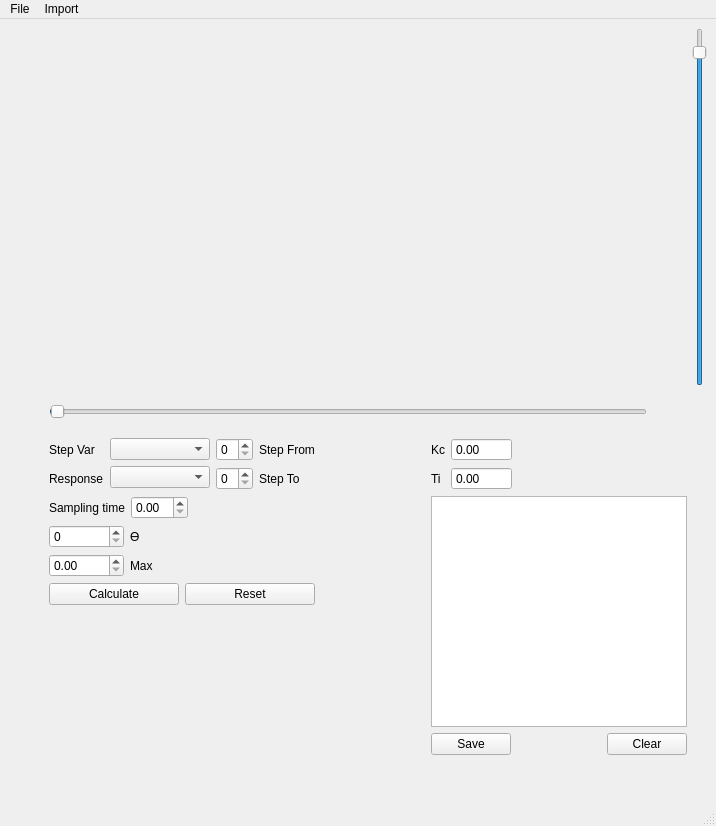
<?xml version="1.0" encoding="UTF-8"?>
<ui version="4.0">
 <class>MainWindow</class>
 <widget class="QMainWindow" name="MainWindow">
  <property name="geometry">
   <rect>
    <x>0</x>
    <y>0</y>
    <width>716</width>
    <height>826</height>
   </rect>
  </property>
  <property name="windowTitle">
   <string>PI - SIMC tuner</string>
  </property>
  <widget class="QWidget" name="centralwidget">
   <layout class="QHBoxLayout" name="horizontalLayout_21">
    <item>
     <layout class="QVBoxLayout" name="verticalLayout_9">
      <item>
       <layout class="QHBoxLayout" name="horizontalLayout_10">
        <item>
         <widget class="QWidget" name="wi_plot" native="true">
          <property name="minimumSize">
           <size>
            <width>600</width>
            <height>0</height>
           </size>
          </property>
         </widget>
        </item>
        <item>
         <spacer name="Dw_area_vertical_spacer">
          <property name="orientation">
           <enum>Qt::Vertical</enum>
          </property>
          <property name="sizeType">
           <enum>QSizePolicy::Expanding</enum>
          </property>
          <property name="sizeHint" stdset="0">
           <size>
            <width>20</width>
            <height>358</height>
           </size>
          </property>
         </spacer>
        </item>
        <item>
         <widget class="QSlider" name="MaxValueSlider">
          <property name="maximum">
           <number>100</number>
          </property>
          <property name="sliderPosition">
           <number>95</number>
          </property>
          <property name="orientation">
           <enum>Qt::Vertical</enum>
          </property>
         </widget>
        </item>
       </layout>
      </item>
      <item>
       <layout class="QHBoxLayout" name="horizontalLayout_14">
        <item>
         <layout class="QHBoxLayout" name="horizontalLayout_4">
          <item>
           <spacer name="horizontalSpacer_6">
            <property name="orientation">
             <enum>Qt::Horizontal</enum>
            </property>
            <property name="sizeType">
             <enum>QSizePolicy::Minimum</enum>
            </property>
            <property name="sizeHint" stdset="0">
             <size>
              <width>40</width>
              <height>20</height>
             </size>
            </property>
           </spacer>
          </item>
          <item>
           <widget class="QSlider" name="ResponseValueSlider">
            <property name="maximum">
             <number>8000</number>
            </property>
            <property name="sliderPosition">
             <number>10</number>
            </property>
            <property name="orientation">
             <enum>Qt::Horizontal</enum>
            </property>
           </widget>
          </item>
          <item>
           <spacer name="horizontalSpacer_4">
            <property name="orientation">
             <enum>Qt::Horizontal</enum>
            </property>
            <property name="sizeType">
             <enum>QSizePolicy::Minimum</enum>
            </property>
            <property name="sizeHint" stdset="0">
             <size>
              <width>40</width>
              <height>20</height>
             </size>
            </property>
           </spacer>
          </item>
         </layout>
        </item>
        <item>
         <spacer name="verticalSpacer_3">
          <property name="orientation">
           <enum>Qt::Vertical</enum>
          </property>
          <property name="sizeType">
           <enum>QSizePolicy::Fixed</enum>
          </property>
          <property name="sizeHint" stdset="0">
           <size>
            <width>20</width>
            <height>40</height>
           </size>
          </property>
         </spacer>
        </item>
       </layout>
      </item>
      <item>
       <layout class="QHBoxLayout" name="horizontalLayout_16">
        <item>
         <layout class="QHBoxLayout" name="horizontalLayout_13">
          <item>
           <spacer name="horizontalSpacer_2">
            <property name="orientation">
             <enum>Qt::Horizontal</enum>
            </property>
            <property name="sizeType">
             <enum>QSizePolicy::Minimum</enum>
            </property>
            <property name="sizeHint" stdset="0">
             <size>
              <width>40</width>
              <height>20</height>
             </size>
            </property>
           </spacer>
          </item>
          <item>
           <layout class="QVBoxLayout" name="verticalLayout_6">
            <item>
             <layout class="QVBoxLayout" name="verticalLayout_4">
              <item>
               <layout class="QHBoxLayout" name="horizontalLayout_11">
                <item>
                 <layout class="QHBoxLayout" name="horizontalLayout">
                  <item>
                   <layout class="QVBoxLayout" name="verticalLayout_2">
                    <item>
                     <widget class="QLabel" name="step_var_layout">
                      <property name="text">
                       <string>Step Var</string>
                      </property>
                     </widget>
                    </item>
                    <item>
                     <widget class="QLabel" name="Response_var_layout">
                      <property name="text">
                       <string>Response</string>
                      </property>
                     </widget>
                    </item>
                   </layout>
                  </item>
                  <item>
                   <layout class="QVBoxLayout" name="verticalLayout">
                    <item>
                     <widget class="QComboBox" name="StepVarBox">
                      <property name="minimumSize">
                       <size>
                        <width>100</width>
                        <height>0</height>
                       </size>
                      </property>
                      <property name="sizeAdjustPolicy">
                       <enum>QComboBox::AdjustToMinimumContentsLength</enum>
                      </property>
                     </widget>
                    </item>
                    <item>
                     <widget class="QComboBox" name="ResponseVarBox">
                      <property name="minimumSize">
                       <size>
                        <width>100</width>
                        <height>0</height>
                       </size>
                      </property>
                      <property name="sizeAdjustPolicy">
                       <enum>QComboBox::AdjustToMinimumContentsLength</enum>
                      </property>
                     </widget>
                    </item>
                   </layout>
                  </item>
                 </layout>
                </item>
                <item>
                 <layout class="QVBoxLayout" name="verticalLayout_3">
                  <item>
                   <layout class="QHBoxLayout" name="horizontalLayout_7">
                    <item>
                     <widget class="QSpinBox" name="sB_from">
                      <property name="minimumSize">
                       <size>
                        <width>37</width>
                        <height>0</height>
                       </size>
                      </property>
                      <property name="maximumSize">
                       <size>
                        <width>37</width>
                        <height>16777215</height>
                       </size>
                      </property>
                     </widget>
                    </item>
                    <item>
                     <widget class="QLabel" name="label_3">
                      <property name="text">
                       <string>Step From</string>
                      </property>
                     </widget>
                    </item>
                   </layout>
                  </item>
                  <item>
                   <layout class="QHBoxLayout" name="horizontalLayout_8">
                    <item>
                     <widget class="QSpinBox" name="sB_to">
                      <property name="minimumSize">
                       <size>
                        <width>37</width>
                        <height>0</height>
                       </size>
                      </property>
                      <property name="maximumSize">
                       <size>
                        <width>37</width>
                        <height>16777215</height>
                       </size>
                      </property>
                     </widget>
                    </item>
                    <item>
                     <widget class="QLabel" name="label_4">
                      <property name="text">
                       <string>Step To</string>
                      </property>
                     </widget>
                    </item>
                   </layout>
                  </item>
                 </layout>
                </item>
               </layout>
              </item>
              <item>
               <layout class="QHBoxLayout" name="horizontalLayout_12">
                <item>
                 <layout class="QHBoxLayout" name="horizontalLayout_9">
                  <item>
                   <widget class="QLabel" name="label_5">
                    <property name="text">
                     <string>Sampling time</string>
                    </property>
                   </widget>
                  </item>
                  <item>
                   <widget class="QDoubleSpinBox" name="Sb_sampling_time"/>
                  </item>
                 </layout>
                </item>
                <item>
                 <spacer name="horizontalSpacer_5">
                  <property name="orientation">
                   <enum>Qt::Horizontal</enum>
                  </property>
                  <property name="sizeType">
                   <enum>QSizePolicy::MinimumExpanding</enum>
                  </property>
                  <property name="sizeHint" stdset="0">
                   <size>
                    <width>40</width>
                    <height>20</height>
                   </size>
                  </property>
                 </spacer>
                </item>
               </layout>
              </item>
             </layout>
            </item>
            <item>
             <layout class="QVBoxLayout" name="verticalLayout_7">
              <item>
               <layout class="QHBoxLayout" name="horizontalLayout_6">
                <item>
                 <widget class="QSpinBox" name="sB_theta">
                  <property name="maximumSize">
                   <size>
                    <width>75</width>
                    <height>16777215</height>
                   </size>
                  </property>
                  <property name="maximum">
                   <number>100000</number>
                  </property>
                 </widget>
                </item>
                <item>
                 <widget class="QLabel" name="label">
                  <property name="text">
                   <string>ϴ</string>
                  </property>
                 </widget>
                </item>
               </layout>
              </item>
              <item>
               <layout class="QHBoxLayout" name="horizontalLayout_5">
                <item>
                 <widget class="QDoubleSpinBox" name="sB_max">
                  <property name="maximumSize">
                   <size>
                    <width>75</width>
                    <height>16777215</height>
                   </size>
                  </property>
                  <property name="singleStep">
                   <double>0.010000000000000</double>
                  </property>
                 </widget>
                </item>
                <item>
                 <widget class="QLabel" name="label_2">
                  <property name="text">
                   <string>Max</string>
                  </property>
                 </widget>
                </item>
               </layout>
              </item>
             </layout>
            </item>
            <item>
             <layout class="QHBoxLayout" name="horizontalLayout_2">
              <item>
               <widget class="QPushButton" name="pB_calculate">
                <property name="text">
                 <string>Calculate</string>
                </property>
               </widget>
              </item>
              <item>
               <widget class="QPushButton" name="pB_reset">
                <property name="text">
                 <string>Reset</string>
                </property>
               </widget>
              </item>
             </layout>
            </item>
            <item>
             <spacer name="verticalSpacer_2">
              <property name="orientation">
               <enum>Qt::Vertical</enum>
              </property>
              <property name="sizeHint" stdset="0">
               <size>
                <width>20</width>
                <height>40</height>
               </size>
              </property>
             </spacer>
            </item>
           </layout>
          </item>
          <item>
           <spacer name="verticalSpacer">
            <property name="orientation">
             <enum>Qt::Vertical</enum>
            </property>
            <property name="sizeType">
             <enum>QSizePolicy::Fixed</enum>
            </property>
            <property name="sizeHint" stdset="0">
             <size>
              <width>20</width>
              <height>40</height>
             </size>
            </property>
           </spacer>
          </item>
         </layout>
        </item>
        <item>
         <spacer name="horizontalSpacer_7">
          <property name="orientation">
           <enum>Qt::Horizontal</enum>
          </property>
          <property name="sizeHint" stdset="0">
           <size>
            <width>13</width>
            <height>254</height>
           </size>
          </property>
         </spacer>
        </item>
        <item>
         <layout class="QVBoxLayout" name="verticalLayout_8">
          <item>
           <layout class="QVBoxLayout" name="verticalLayout_5">
            <item>
             <layout class="QHBoxLayout" name="horizontalLayout_15">
              <item>
               <layout class="QGridLayout" name="gridLayout_3">
                <item row="0" column="1">
                 <widget class="QDoubleSpinBox" name="sb_kp">
                  <property name="readOnly">
                   <bool>true</bool>
                  </property>
                  <property name="buttonSymbols">
                   <enum>QAbstractSpinBox::NoButtons</enum>
                  </property>
                  <property name="minimum">
                   <double>-10.000000000000000</double>
                  </property>
                 </widget>
                </item>
                <item row="1" column="1">
                 <widget class="QDoubleSpinBox" name="sb_ti">
                  <property name="readOnly">
                   <bool>true</bool>
                  </property>
                  <property name="buttonSymbols">
                   <enum>QAbstractSpinBox::NoButtons</enum>
                  </property>
                  <property name="maximum">
                   <double>10000.000000000000000</double>
                  </property>
                 </widget>
                </item>
                <item row="1" column="0">
                 <widget class="QLabel" name="label_7">
                  <property name="text">
                   <string>Ti</string>
                  </property>
                 </widget>
                </item>
                <item row="0" column="0">
                 <widget class="QLabel" name="label_6">
                  <property name="text">
                   <string>Kc</string>
                  </property>
                 </widget>
                </item>
               </layout>
              </item>
              <item>
               <spacer name="horizontalSpacer_3">
                <property name="orientation">
                 <enum>Qt::Horizontal</enum>
                </property>
                <property name="sizeType">
                 <enum>QSizePolicy::Expanding</enum>
                </property>
                <property name="sizeHint" stdset="0">
                 <size>
                  <width>40</width>
                  <height>20</height>
                 </size>
                </property>
               </spacer>
              </item>
             </layout>
            </item>
            <item>
             <widget class="QPlainTextEdit" name="resultBox">
              <property name="maximumSize">
               <size>
                <width>16777215</width>
                <height>250</height>
               </size>
              </property>
              <property name="plainText">
               <string/>
              </property>
             </widget>
            </item>
           </layout>
          </item>
          <item>
           <layout class="QHBoxLayout" name="horizontalLayout_3">
            <item>
             <widget class="QPushButton" name="pB_save">
              <property name="text">
               <string>Save</string>
              </property>
             </widget>
            </item>
            <item>
             <spacer name="spacer_save_clear">
              <property name="orientation">
               <enum>Qt::Horizontal</enum>
              </property>
              <property name="sizeHint" stdset="0">
               <size>
                <width>18</width>
                <height>20</height>
               </size>
              </property>
             </spacer>
            </item>
            <item>
             <widget class="QPushButton" name="pB_clear">
              <property name="text">
               <string>Clear</string>
              </property>
             </widget>
            </item>
           </layout>
          </item>
          <item>
           <spacer name="verticalSpacer_5">
            <property name="orientation">
             <enum>Qt::Vertical</enum>
            </property>
            <property name="sizeType">
             <enum>QSizePolicy::Minimum</enum>
            </property>
            <property name="sizeHint" stdset="0">
             <size>
              <width>20</width>
              <height>40</height>
             </size>
            </property>
           </spacer>
          </item>
         </layout>
        </item>
        <item>
         <spacer name="verticalSpacer_4">
          <property name="orientation">
           <enum>Qt::Vertical</enum>
          </property>
          <property name="sizeType">
           <enum>QSizePolicy::Minimum</enum>
          </property>
          <property name="sizeHint" stdset="0">
           <size>
            <width>20</width>
            <height>40</height>
           </size>
          </property>
         </spacer>
        </item>
       </layout>
      </item>
     </layout>
    </item>
   </layout>
  </widget>
  <widget class="QMenuBar" name="menubar">
   <property name="geometry">
    <rect>
     <x>0</x>
     <y>0</y>
     <width>716</width>
     <height>21</height>
    </rect>
   </property>
   <widget class="QMenu" name="menuFile">
    <property name="title">
     <string>File</string>
    </property>
    <addaction name="actionClose"/>
    <addaction name="separator"/>
    <addaction name="separator"/>
    <addaction name="actionExit"/>
   </widget>
   <widget class="QMenu" name="menuImport">
    <property name="title">
     <string>Import</string>
    </property>
    <addaction name="actionImport_CSV_file"/>
   </widget>
   <addaction name="menuFile"/>
   <addaction name="menuImport"/>
  </widget>
  <widget class="QStatusBar" name="statusbar"/>
  <action name="actionOpen">
   <property name="text">
    <string>Open</string>
   </property>
  </action>
  <action name="actionClose">
   <property name="text">
    <string>Close</string>
   </property>
  </action>
  <action name="actionPDF">
   <property name="text">
    <string>PDF</string>
   </property>
  </action>
  <action name="actionCustom">
   <property name="text">
    <string>Custom</string>
   </property>
  </action>
  <action name="actionExit">
   <property name="text">
    <string>Exit</string>
   </property>
  </action>
  <action name="actionImport_CSV_file">
   <property name="text">
    <string>Import CSV file</string>
   </property>
  </action>
 </widget>
 <resources/>
 <connections/>
</ui>
